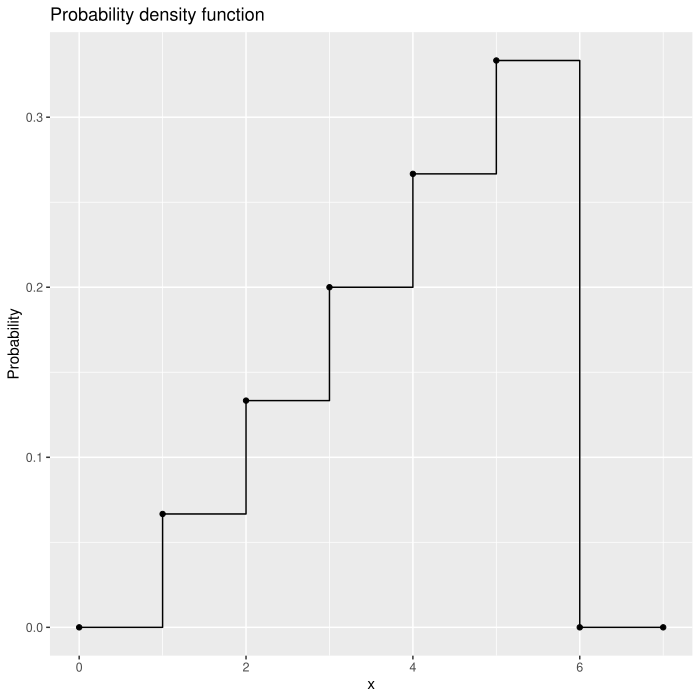

Source code (R):
library(tibble)
library(dplyr)
library(ggplot2)
set.seed(061217)
	
	
	
											###   ESERCIZIO 1   ###
cat(' #########  ESERCIZIO 1   #########', '\n', '\n')	
cat('----------------------------------------------------------', '\n')	
cat('1.1 - 1.2 See ddisc.pdf for the pdf and pdisc.pdf for the cdf', '\n')								
# definisco la pdf	
ddisc <- function(x) {
	result <- ifelse((x>=0 & x<6), (x%/%1)/15, 0)
	return(result)
	}

PDF <- tibble(step=seq(0,7,1), value=ddisc(seq(0,7,1)))

pdf("ddisc.pdf")
ggplot(PDF, aes(x=step, y=value))+
geom_step()+
geom_point()+
labs(x='x', y='Probability', title='Probability density function')
out<-dev.off()

# definisco la cdf
pdisc <- function(x) {
	y = 0
	x[x<0] <- 0
	for (k in seq(1,max(x),1)) {y <- c(y, sum(ddisc(seq(0,k,1))))}   # qui sto creando il vettore [1, 2, 3, ..., max(x)] e k varia all'interno di questo vettore
									 # per ogni valore di k aggiungo un nuovo elemento al vettore y pari alla cumulativa della pdf fino al valore k
									 # in questo modo gli elementi del vettore y sono le cumulative dei vari elementi del vettore x
	return(y[x+1])							 # utilizzo il valore x come indice (per il vettore y) per ottenere la giusta cmulativa a lui associata
	}
	

CDF <- tibble(step=seq(0,7,1), value=pdisc(seq(0,7,1)))

pdf("pdisc.pdf")
ggplot(CDF, aes(x=step, y=value))+
geom_step()+
geom_point()+
labs(x='x', y='Probability', title='Cumulative density function')
out<-dev.off()
cat('----------------------------------------------------------', '\n')	

# calcolo la media utilizzando la pdf e quindi come somma dei vari valori discreti moltiplicati per la loro probabilita' di uscire
mean <- 0
for (i in seq(1,5,1)) {
	mean <- mean + i*ddisc(i)
	}
cat('1.3', 'The mean: ', mean, '\n')
	
# analogamente calcolo anche la varianza
var <- 0
for (i in seq(1,5,1)) {
	var <- var + (i-mean)**2*ddisc(i)
	}
cat('    The variance: ', var, '\n')
cat('----------------------------------------------------------', '\n')	

fun <- 0
for (i in seq(1,5,1)) {
	fun <- fun + (i*(6-i))*ddisc(i)
	}
cat('1.4 The expected value for the function is: ', fun, '\n')
cat('----------------------------------------------------------', '\n')	

samples_1 <- function(n) {
	sample(seq(0,5), size=n, replace = TRUE, prob = ddisc(seq(0,5)))
	}	

sample_data <- tibble(value=samples_1(10**5))
cat('1.5 Create function called: samples_1', '\n')
cat('----------------------------------------------------------', '\n')

cat('1.6 See simalation.pdf', '\n')	
pdf("simulation.pdf")
ggplot()+
geom_histogram(data=sample_data, aes(x=value, after_stat(density)), binwidth=1, color="darkblue", fill="lightblue")+
geom_point(data=PDF, aes(x=step, y=value, color='theoretical pdf'))+
labs(x='x', y='Probability', title='Simulated samples')
out<-dev.off()
cat('----------------------------------------------------------', '\n', '\n')


										###   ESERCIZIO 2   ###
cat('\n', '#########  ESERCIZIO 2   #########', '\n', '\n')
cat('----------------------------------------------------------', '\n')	
# definisco la pdf											
dtrian <- function(a, b, c, x) {
	result <- ifelse((x>=a & x<=b),
		ifelse((x>=a & x<c),
			2*(x-a)/((b-a)*(c-a)),
			2*(b-x)/((b-a)*(b-c)))
		, 0)
	return(result)
	}
	
a <- 0
b <- 4
c <- 1
x <- seq(a-0.5, b+0.5, 0.001)

PDF <- tibble(x=x, y=dtrian(a, b, c, x))
pdf("pdf_triang.pdf")
ggplot(PDF, aes(x=x, y=y))+
geom_line()+
labs(x='x', y='Probability', title='Probability density function')
out<-dev.off()
cat('2.1 See pdf_triang.pdf', '\n')
cat('----------------------------------------------------------', '\n')	

samples_2 <- function(a, b, c, n) {			# per campionare i dati dalla distribuzione triandolare utilizzo l'inverse method
	th <- (c-a)**2/((b-a)*(c-a))			# essendo la pdf una funzione composta anche la cdf che volgio inventire e' una funzione composta, th e' quindi il valore della cdf calcolata nel punto
							# c e mi serve per decidere quale delle due funzioni utilizzare quando devo invertire la cdf
	v <- runif(n)
	result <- ifelse(v<=th, a + sqrt(v * (b-a) * (c-a)), b - sqrt((1-v) * (b-a) * (b-c)) )      # qui sto invertendo la cdf e per l'appunto utilizzo th come discriminante
	return(result)
	}
cat('2.2 The algorithm is called: samples_2', '\n')	
cat('----------------------------------------------------------', '\n')	


sample_data <- tibble(value=samples_2(a,b,c,10**4))

pdf("Simulation_triang.pdf")
ggplot()+
geom_histogram(data=sample_data, aes(x=value, after_stat(density)), binwidth=0.1, color="darkblue", fill="lightblue")+
geom_line(data=PDF, aes(x=x, y=y, color='theoretical pdf'))+
labs(x='x', y='Probability', title='Simulated samples')
out<-dev.off()
cat('2.3 See Simulation_triang.pdf', '\n')
cat('----------------------------------------------------------', '\n', '\n')	


										###   ESERCIZIO 3   ###
cat('\n', '#########  ESERCIZIO 3   #########', '\n', '\n')
cat('----------------------------------------------------------', '\n')	
lambda = 1/30  # in minutes

# as pdf for exp distribution I use:    dexp(x, rate = 1, log = FALSE)

cdf <- function(t) {
	y <- 1 - exp(-lambda * t) 
	return(y)
	}

samples_3 <- function(n) {              # per campionare i dati dalla distribuzione triandolare utilizzo l'inverse method
	v <- runif(n)
	k <- numeric()
	k <- - (log(v)) / (lambda)    # since for uniform random numbers generated 1-u=u
	return(k)
	}

sample_data <- tibble(value=samples_3(60))
interval <- seq(0, max(sample_data$value), 0.1)
PDF <- tibble(time=interval, prob=dexp(interval, rate = lambda, log = FALSE))

pdf("Simulation_doctor.pdf")
ggplot()+
geom_histogram(data=sample_data, aes(x=value, after_stat(density)), binwidth=5, color="darkblue", fill="lightblue")+
geom_line(data=PDF, aes(x=time, y=prob, color='theoretical pdf'))+
labs(x='Time [minute]', y='Probability', title='Simulated samples')
out<-dev.off()
cat('3.1 See Simulation_doctor.pdf', '\n')
cat('----------------------------------------------------------', '\n')	

p_time_less_12 <- pexp(12, rate=lambda, log = FALSE)
cat('3.2 The probability that a person will wait for less than 12 minutes: ', p_time_less_12, '\n')
cat('----------------------------------------------------------', '\n')	

f <- function(t) {
	y <- t * lambda * exp(-lambda * t) 
	return(y)
	}
	
manipulation <- integrate(f, 0, 1000, subdivisions = 10**6)$value
exp_mean <- mean(sample_data$value)

cat('3.3 Average waiting time (in minutes):', '\n')
cat('    - theory = 1/lambda = 30', '\n')
cat('    - calculation from the pdf = ', manipulation, '\n')
cat('    - mean of sampled data = ', exp_mean, '\n')
cat('----------------------------------------------------------', '\n')	

p_time_more_60 <- 1-pexp(60, rate=lambda, log = FALSE)
cat('3.4 The probability for waiting more than one hour before being received: ', p_time_more_60, '\n')
cat('----------------------------------------------------------', '\n', '\n')	


										###   ESERCIZIO 4   ###
cat('\n', '#########  ESERCIZIO 4   #########', '\n', '\n')
cat('----------------------------------------------------------', '\n')	
# legend 
# sk = student knows 				sdk = student dosen't know
# ac = answer is correct			aw = answer is wrong
# p__...  means prob that ...			p__..._~~  means prob that ... happens after ~~

p__sk <- 0.7
p__ac_sk <- 1
p__ac_sdk <- 0.2



prior <- p__sk
likehood <- p__ac_sk
evidence <- p__ac_sk*p__sk+ p__ac_sdk*(1-p__sk)

p__sk_ac <- prior * likehood / evidence
cat('Once a correct answer is given, the probability that the student really knew the correct answer is: ', p__sk_ac, '\n')
cat('----------------------------------------------------------', '\n', '\n')	

										###   ESERCIZIO 5   ###
cat('\n', '#########  ESERCIZIO 5   #########', '\n', '\n')
cat('----------------------------------------------------------', '\n')	
a <- 0
b <- 60
sam <- a+runif(10**6)*(b-a)        # here I simulate the arrival of 10**6 passengers, the numbers represent the minute in which tjey arrive after the 10:45 (then for example 10 menas 10:55)
passengers <- tibble(time=sam )

hist(passengers$time, breaks=seq(0,60,1), xlab='Arrival time (minute)', ylab='Counts', main='Passengers arrival time')

delay <- function(x) {		   # this function links the moment in which a passenger arrives with the number of minutes he has to wait for the next train
	result <- ifelse(x<=15,
			-x+15,
			ifelse(x<=45,
				-x+45,
				-x+75))
	return(result)
	}
		
passengers['ritardo'] <- delay(passengers$time)

isto<-hist(passengers$ritardo, breaks=seq(0,30,1), xlab='Delay time (minute)', ylab='Counts', main='Time passengers have to wait')
# ora questo grafico verra' usato come pdf sperimentale per estrarre le informazioni richieste 


percent <- function(x, v) {                         # presa una caratteristica/valore per ogni colonna dell'istogramma, questa funzione permetter di sommare questi valori a partire dalla prima colonna fino 
						    # a quella desiderata ed indicata dal valore x, nel nostro caso quello che andremo a sommare sara' la densita' ovvero la probabilita'
	s <- 0
	for (i in seq(1,x,1)) {
		s <- s+v[i]
		}
	return(s)
	}
	
wait_most_10 <- percent(10,isto$density)
cat('5.1 Probability that she has to wait at most 10 minutes: ', wait_most_10, '\n')
cat('----------------------------------------------------------', '\n')	

wait_least_15 <- 1-percent(15,isto$density)
cat('5.2 Probability that she has to wait at least 15 minutes: ', wait_least_15, '\n')
cat('----------------------------------------------------------', '\n')	

average <- 0                                    
for (i in seq(1,30,1)) {   			    # qui calcolo la media usando l'istogramma prima creato come distribuzione di probabilita' discreta
	average <- average+i*isto$density[i]
	}						

cat('5.3 The average time (in minute) spent waiting is: ', average, '\n')
cat('----------------------------------------------------------', '\n', '\n')	

										###   ESERCIZIO 6   ###
cat('\n', '#########  ESERCIZIO 6   #########', '\n', '\n')
cat('----------------------------------------------------------', '\n')	
mean <- 0.10
sd <- 0.12
n <- 200
price <- 85

tot <- n * price
mean_ex <- mean*tot
sd_ex <- sd*tot

prob_atleast_800 <- 1 - pnorm(800, mean_ex, sd_ex)
cat('6.1 The probability that after a year his net profit from the investment is at least 800 euro is:', prob_atleast_800, '\n')
cat('----------------------------------------------------------', '\n')	
